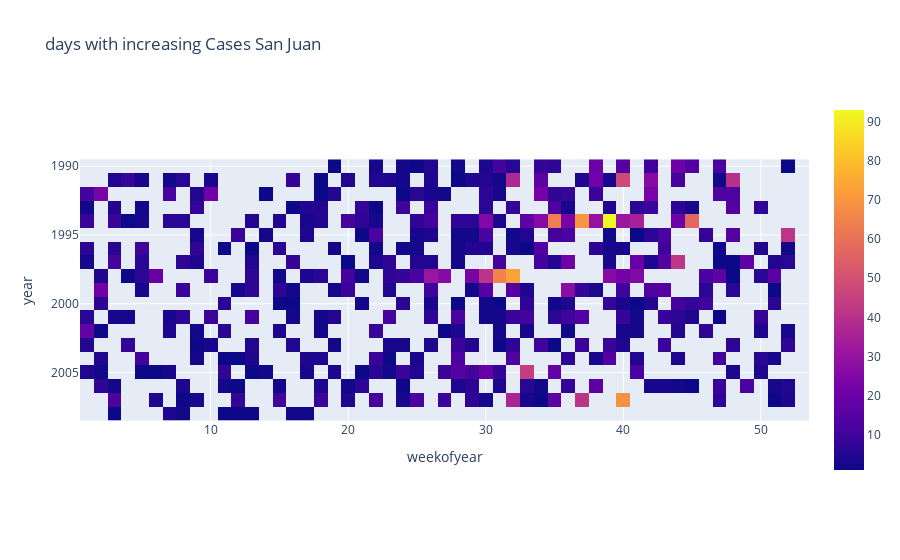

Notebook cell for this chart:
### Code cell
new_cases.loc[~(new_cases['new_cases']>0), "new_cases"] = np.nan
sj = new_cases.groupby(["year", "weekofyear"]).mean(numeric_only=True).unstack().sort_index(ascending=False)
sj.columns = sj.columns.droplevel()
fig = px.imshow(sj, title="days with increasing Cases San Juan")
fig.show()

### Figure 1 — Plotly figure (JSON) as saved in the notebook; plotly's stock layout.template omitted (floating-point values rounded to 4 significant figures; data arrays with more than 128 entries replaced by an {"elided": "..."} marker saying what was removed)
{"data": [{"coloraxis": "coloraxis", "hovertemplate": "weekofyear: %{x}<br>year: %{y}<br>color: %{z}<extra></extra>", "name": "0", "type": "heatmap", "x": [1, 2, 3, 4, 5, 6, 7, 8, 9, 10, 11, 12, 13, 14, 15, 16, 17, 18, 19, 20, 21, 22, 23, 24, 25, 26, 27, 28, 29, 30, 31, 32, 33, 34, 35, 36, 37, 38, 39, 40, 41, 42, 43, 44, 45, 46, 47, 48, 49, 50, 51, 52, 53], "xaxis": "x", "y": [2008, 2007, 2006, 2005, 2004, 2003, 2002, 2001, 2000, 1999, 1998, 1997, 1996, 1995, 1994, 1993, 1992, 1991, 1990], "yaxis": "y", "z": {"elided": "19x53 int values"}}], "layout": {"coloraxis": {"colorscale": [[0, "#0d0887"], [0.1111, "#46039f"], [0.2222, "#7201a8"], [0.3333, "#9c179e"], [0.4444, "#bd3786"], [0.5556, "#d8576b"], [0.6667, "#ed7953"], [0.7778, "#fb9f3a"], [0.8889, "#fdca26"], [1, "#f0f921"]]}, "title": {"text": "days with increasing Cases San Juan"}, "xaxis": {"anchor": "y", "constrain": "domain", "domain": [0, 1], "scaleanchor": "y", "title": {"text": "weekofyear"}}, "yaxis": {"anchor": "x", "autorange": "reversed", "constrain": "domain", "domain": [0, 1], "title": {"text": "year"}}}}
